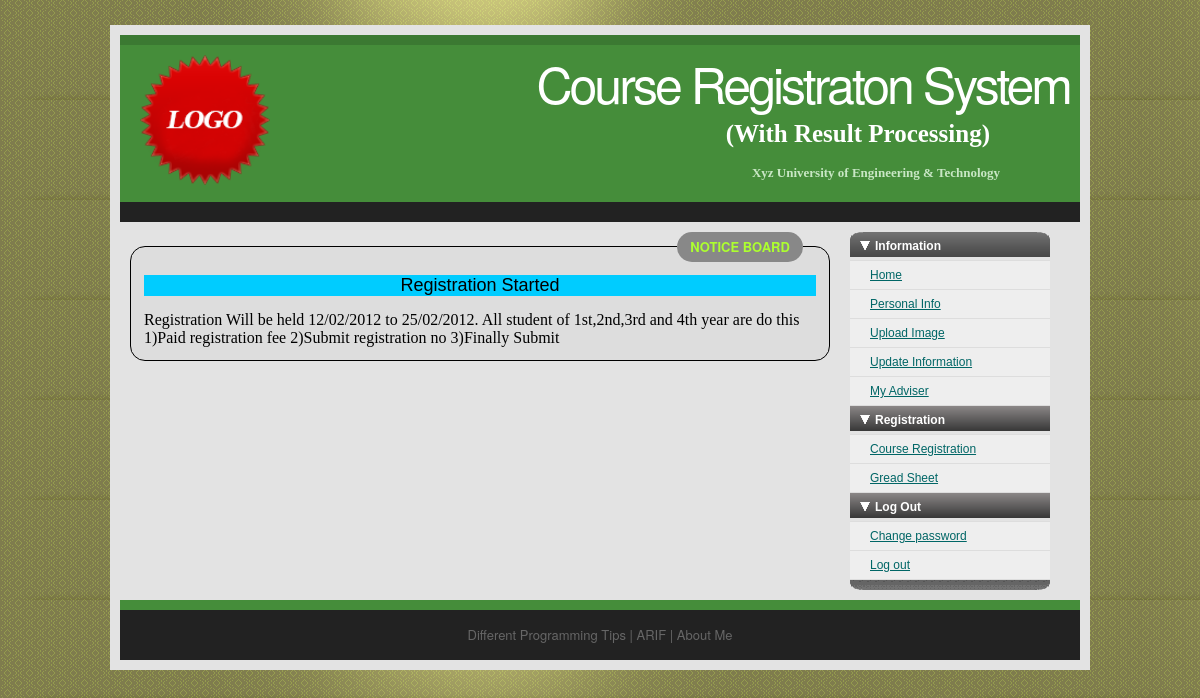
/index.php/login/StudentHome, run on the app's committed database.
### tables this page shows
CREATE TABLE `notice` (
  `id` int(11) NOT NULL,
  `title` varchar(255) NOT NULL,
  `description` text NOT NULL,
  `RegistrationStarted` varchar(3) DEFAULT NULL,
  `ResultPublish` varchar(3) DEFAULT NULL
);

### application/controllers/login.php (called while the page is built, shortened)
<?php if ( ! defined('BASEPATH')) exit('No direct script access allowed');
class Login extends CI_Controller {
    function __construct() {
        $this->load->library('form_validation');
        $this->load->model('Register/dataViewRM');
        $this->load->model('Adviser/dataViewAM');
        $this->load->library('MyTemplate');
    }
    function StudentHome(){
         $myTemplate = new MyTemplate;
         $data['header'] = $myTemplate->Header();
         $data['footer'] = $myTemplate->Footer();
         $data['aside']  = $myTemplate->Aside('Student');
         $data['legend'] = 'NOTICE BOARD';
         $data['notice'] = $this->dataViewRM->RetrieveTitleNotice();
         $this->load->view('Student/welcomeSV', $data);
    }
}

### index.php (called while the page is built, shortened)
<?php
require_once BASEPATH.'core/CodeIgniter.php';

### application/models/Register/dataViewRM.php (called while the page is built, shortened)
<?php
class DataViewRM extends CI_Model{
    function RetrieveTitleNotice(){
        $query = $this->db->from("notice")
                          ->order_by("id","desc")
                          ->limit(1)
                          ->get();
        $result = $query->result();
        return $result;
    }
}

### application/views/Student/welcomeSV.php (the view, shortened to what this page needs)
<!DOCTYPE html>
<html lang="en">
<head>
        <?=link_tag('css/welcome.css')?>
</head>
<body>
    <div class="wrap container_16">
        <header class="clearfix">
        <?=$header?>
        </header>
        <div class="clearfix main">
            <div class="primary grid_12">
                <fieldset>
                <legend id="notice-legend"><?=$legend?></legend>
                <?php $attributes = array('id' => 'notice', 'name' =>'notice', 'method' =>'post');
                echo form_open_multipart('register/NoticeValidation',$attributes); ?>
                <div id="title"><?=$notice[0]->title?></div>
                <div id="description"><?=$notice[0]->description?></div>
                <?=form_close()?>
                </fieldset>
            </div>
            <aside class="grid_4">
                <?=$aside?>
            </aside>
        </div>
        <footer>
        <?=$footer?>
        </footer>
    </div>
</body>

### css/960.css (style rules this page uses)
body { min-width: 960px; }
.container_12, .container_16 { margin-left: auto; margin-right: auto; width: 960px; }
.grid_1, .grid_2, .grid_3, .grid_4, .grid_5, .grid_6, .grid_7, .grid_8, .grid_9, .grid_10, .grid_11, .grid_12, .grid_13, .grid_14, .grid_15, .grid_16 { display: inline; float: left; margin-left: 10px; margin-right: 10px; }
.container_12 .grid_3, .container_16 .grid_4 { width: 220px; }
.container_12 .grid_9, .container_16 .grid_12 { width: 700px; }
.clearfix:before, .clearfix:after, .container_12:before, .container_12:after, .container_16:before, .container_16:after { content: '.'; display: block; overflow: hidden; visibility: hidden; font-size: 0; line-height: 0; width: 0; height: 0; }
.clearfix:after, .container_12:after, .container_16:after { clear: both; }
.clearfix, .container_12, .container_16 { zoom: 1; }

### css/text.css (style rules this page uses)
body { font: 13px/1.5 'Helvetica Neue', Arial, 'Liberation Sans', FreeSans, sans-serif; }
p, dl, hr, h1, h2, h3, h4, h5, h6, ol, ul, pre, table, address, fieldset, figure { margin-bottom: 20px; }

### css/style.css (style rules this page uses)
body { background: url('../images/others/background.png'); margin: 0px; padding: 0px; }
.wrap { margin: 25px auto; padding: 10px; background: #e3e3e3; }
header { border-top: 10px solid #3B7932; background-color: #458D3A; border-bottom: 20px solid #222; }
header img { margin:10px; }
.main { margin-top: 10px; }
fieldset { margin: auto; background: rgb(221,221,221); border:1px solid #000000; border-radius: 15px; -moz-border-radius: 15px; -webkit-border-radius: 15px; padding: 1em; margin-left: 0px; text-align: center; }
footer { margin:10px auto 0px; border-top: 10px solid #458D3A; text-align: center; background-color: #222; height:50px; }
footer p, footer p a { text-decoration:none; color: #666; }

### sdmenu/sdmenu.css (style rules this page uses)
div.sdmenu div a { padding: 5px 0 5px 20px; background: #eee; display: block; border-bottom: 1px solid #ddd; color: #066; }

### css/welcome.css (style rules this page uses)
legend { color: greenyellow; background: #888888; padding: .4em 1em; font-weight: bold; border-radius: 0px; -moz-border-radius: 0px; -webkit-border-radius: 0px; }
#notice-legend { color: greenyellow; background: #888888; padding: .4em 1em; margin-left: 260px; font-weight: bold; border-radius: 15px; -moz-border-radius: 15px; -webkit-border-radius: 15px; }
#title { font: 18px Verdana,Arial,Helvetica,sans-serif; background-color: #00ccff; }
#description { font: 16px 'Times New Roman',Times,serif; margin-top: 15px; text-align: left; }

### data on the page
notice: title "Registration Started", description "Registration Will be held 12/02/2012 to 25/02/2012. All student of 1st,2nd,3rd and 4th year are do this 1)Paid registration fee 2)Submit registration no 3)Finally Submit"

### other printed values
$legend "NOTICE BOARD"
$aside "Home Personal Info Upload Image Update Information My Adviser Course Registration Gread Sheet Change password Log out"
$footer "Different Programming Tips | ARIF | About Me"
